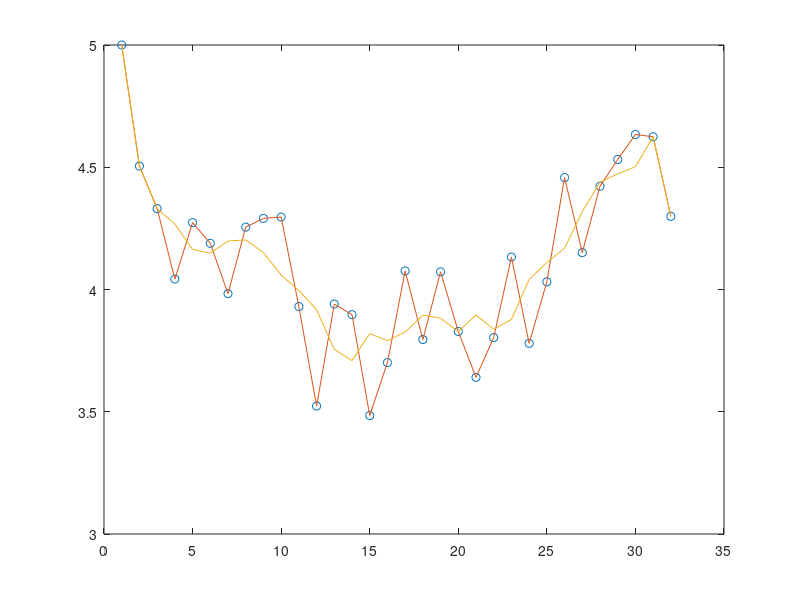

This figure's MATLAB source:
% simple smoother.
% it does't change the borders.
function mysmoother2
clear
nx = 32;
nl = 5;

x(1) = 5;
for i=2:nx
  x(i) = x(i-1) + rand(1) - 0.5;
end

y = smoothing(x,nl);

% nl2 = (nl-1)/2;
% sum = 0;
% for i=1:nl
%   sum = sum + x(i);
% end
% 
% for i=nl2+2:nx-nl2
%   sum = sum - x0(i-nl2-1) + x0(i+nl2); 
%   x(i) = sum / nl;
% end

ii=1:nx;  
plot(ii,x,'o',ii,x,ii,y);figure(gcf);

function [y]=smoothing(x,nl)
y=x;nx=length(x);
nl2=(nl-1)/2;
sum=0;
for i=1:nl
    sum = sum + x(i);
end
for i=nl2+2:nx-nl2
    sum = sum - x(i-nl2-1) + x(i+nl2);
    y(i)=sum/nl;
end
return;
